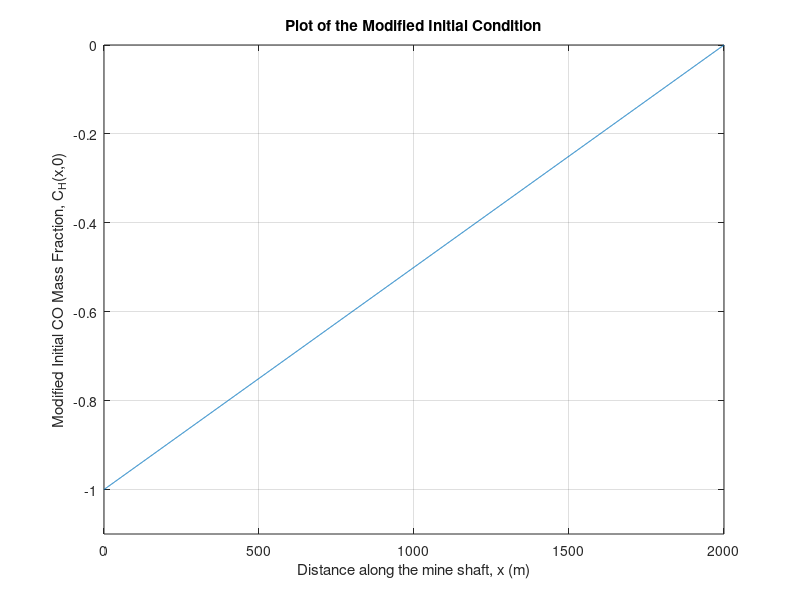

This figure's MATLAB source:
% Define the range of x values
x = 0:1:2000; % from -10 to 10 with a step of 0.1

% Define the linear function parameters
L = 2000;
m = 1/L; % slope
b = -1; % y-intercept

% Calculate y values
y = m*x + b;

% Plot the function
plot(x, y);
grid on; % Add grid lines for better readability

% Set the height of y-axis
ylim([-1.1 0]); % This sets the y-axis limits from 0 to 1

% Set the width of x-axis (if needed)
xlim([0 L]); % This sets the x-axis limits from 0 to L

% Label the axes
xlabel('Distance along the mine shaft, x (m)');
ylabel('Modified Initial CO Mass Fraction, C_H(x,0)');

% Add a title
title('Plot of the Modified Initial Condition');

saveas(gcf, 'myplot.pdf');